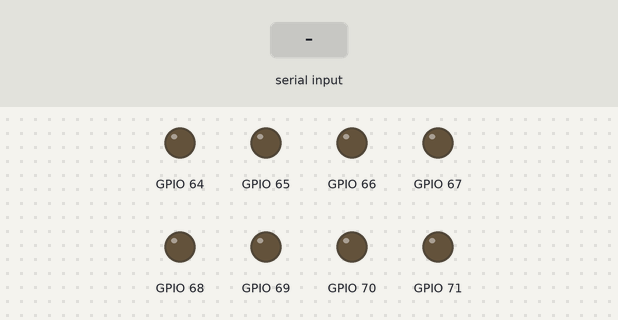
This program was run on a simulated ESP32. Parts: output pins drawn as LEDs (lit = HIGH). Dashed ring = blinking. The test bench sets the inputs (shaded band). What the program prints to the serial monitor is not drawn.

Above: at 1.4 s.
1.5 s: "test\n" received over Serial
At 3.9 s:
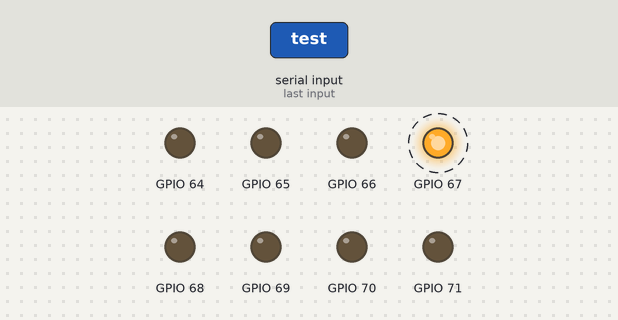
At 6.4 s:
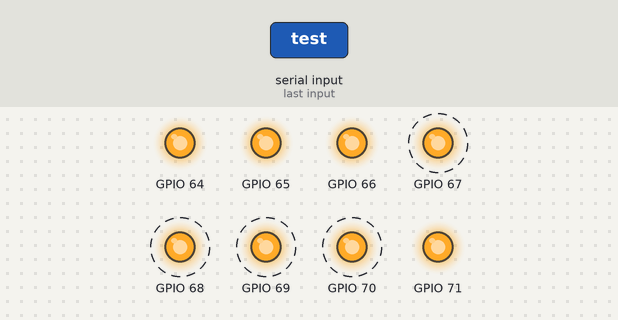
12.0 s: "o\n" received over Serial
At 12.9 s:
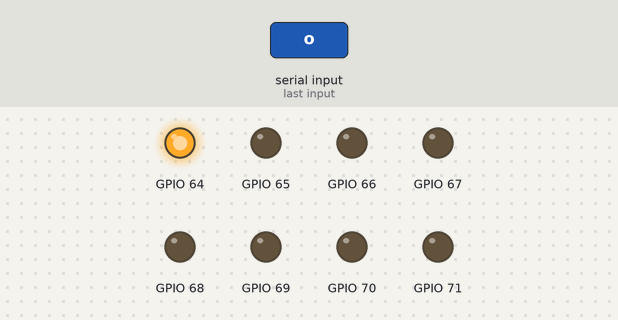
Timing chart, 0 to 16.0 s (numbered marks = the images above; inputs shaded):
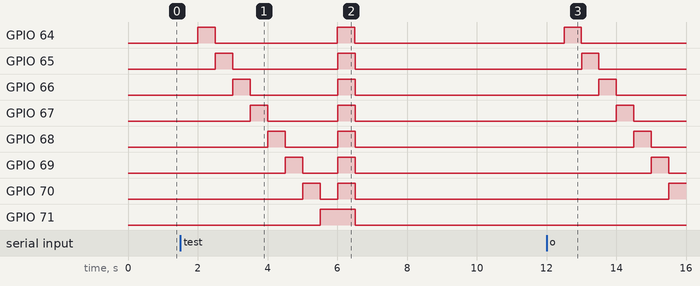

Measured:
- after the input at 1.5 s, GPIO 64: alternates HIGH for 0.50 s and LOW for 3.5 s, starting after 0.50 s; GPIO 65: alternates HIGH for 0.50 s and LOW for 3.0 s, 4 changes in all, then stays LOW, starting after 1.0 s
- after the input at 12.0 s, GPIO 64: LOW → HIGH after 0.50 s, → LOW 0.50 s later; GPIO 65: LOW → HIGH after 1.0 s, → LOW 0.50 s later; GPIO 66: LOW → HIGH after 1.5 s, → LOW 0.50 s later; GPIO 67: LOW → HIGH after 2.0 s, → LOW 0.50 s later; GPIO 68: LOW → HIGH after 2.5 s, → LOW 0.50 s later

The program:

main.cpp
```cpp
/*
  ESP32 + PCF8574 (Renzo Mischianti v2.3.7)
  - Leer todos los pines como ENTRADAS directas (1 = alto, 0 = bajo)
  - Probar salidas (enciende/apaga cada pin)
  - Sin interrupciones ni pull-ups
*/

#include <Arduino.h>
#include <Wire.h>
#include "PCF8574.h"

// ---------- Configuración I2C ----------
#define SDA_PIN   21
#define SCL_PIN   22
#define I2C_FREQ  100000
#define PCF_ADDR  0x26  // Ajusta según tu módulo (0x20–0x27 / 0x38–0x3F)

// Instancia
PCF8574 pcf(PCF_ADDR, SDA_PIN, SCL_PIN);

// ---------- Escáner I2C ----------
void i2cScan(TwoWire &bus) {
  Serial.println("\n--- Escáner I2C ---");
  uint8_t found = 0;
  for (uint8_t addr = 0x03; addr <= 0x77; addr++) {
    bus.beginTransmission(addr);
    uint8_t err = bus.endTransmission();
    if (err == 0) {
      Serial.printf("  ✔ 0x%02X", addr);
      if ((addr >= 0x20 && addr <= 0x27) || (addr >= 0x38 && addr <= 0x3F))
        Serial.print("  (posible PCF8574/8574A)");
      Serial.println();
      found++;
    }
    delay(2);
  }
  if (!found) Serial.println("  (sin dispositivos)");
  Serial.println("--------------------\n");
}

// ---------- Empaquetar p0..p7 ----------
uint8_t pack(const PCF8574::DigitalInput &in) {
  uint8_t b = 0;
  b |= (in.p0 ? 1 : 0) << 0;
  b |= (in.p1 ? 1 : 0) << 1;
  b |= (in.p2 ? 1 : 0) << 2;
  b |= (in.p3 ? 1 : 0) << 3;
  b |= (in.p4 ? 1 : 0) << 4;
  b |= (in.p5 ? 1 : 0) << 5;
  b |= (in.p6 ? 1 : 0) << 6;
  b |= (in.p7 ? 1 : 0) << 7;
  return b;
}

// ---------- Prueba de entradas ----------
void testInputs() {
  if (Serial.available()) {
    char c = Serial.read();
    if (c == 's' || c == 'S') i2cScan(Wire);
  }

  static uint8_t last = 0xFF;
  PCF8574::DigitalInput in = pcf.digitalReadAll();
  uint8_t now = pack(in);

  if (now != last) {
    Serial.print("Cambio P7..P0: ");
    for (int i = 7; i >= 0; i--) Serial.print((now >> i) & 0x01);
    Serial.println();

    // Detalle por pin (1=alto, 0=bajo)
    const uint8_t vals[8] = {in.p0,in.p1,in.p2,in.p3,in.p4,in.p5,in.p6,in.p7};
    for (uint8_t i = 0; i < 8; i++) {
      Serial.printf("  P%u -> %s\n", i, vals[i] ? "ALTO (1)" : "BAJO (0)");
    }
    Serial.println();

    last = now;
  }

  delay(20);
}

// ---------- Prueba de salidas ----------
void testOutputs(uint16_t delay_ms = 500) {
  Serial.println("\nIniciando prueba de SALIDAS...");

  // Configurar todos como salidas
  for (uint8_t pin = 0; pin < 8; pin++) {
    pcf.pinMode(pin, OUTPUT);
    pcf.digitalWrite(pin, LOW);
  }

  delay(500);

  // Encender cada pin uno por uno
  for (uint8_t pin = 0; pin < 8; pin++) {
    Serial.printf("Activando P%u -> HIGH\n", pin);
    pcf.digitalWrite(pin, HIGH);
    delay(delay_ms);
    pcf.digitalWrite(pin, LOW);
  }

  // Encender todos simultáneamente
  Serial.println("Encendiendo TODOS los pines...");
  for (uint8_t pin = 0; pin < 8; pin++) {
    pcf.digitalWrite(pin, HIGH);
  }
  delay(delay_ms);

  // Apagar todos
  Serial.println("Apagando TODOS los pines...");
  for (uint8_t pin = 0; pin < 8; pin++) {
    pcf.digitalWrite(pin, LOW);
  }

  Serial.println("✅ Prueba de salidas finalizada.\n");
}

void setup() {
  Serial.begin(115200);
  while (!Serial) {}
  Serial.println("\nESP32 + PCF8574 (entradas/salidas)");

  Wire.begin(SDA_PIN, SCL_PIN);
  Wire.setClock(I2C_FREQ);
  i2cScan(Wire);

    // ✅ CLAVE: configura pines ANTES de begin()
  // Por defecto todos como ENTRADA (sin pull-up, como pediste)
  for (uint8_t pin = 0; pin < 8; pin++) {
    pcf.pinMode(pin, INPUT);
  }

  Serial.print("Init PCF8574... ");
  if (pcf.begin()) Serial.println("OK");
  else { Serial.println("KO");
     while (true) delay(100);
     }

  Serial.println("\nPresiona:");
  Serial.println("  help           → ver comandos");
  Serial.println("  read | i       → leer pines P7..P0");
  Serial.println("  test | o       → prueba secuencial de salidas");
  Serial.println("  scan | s       → escanear I2C");
  Serial.println("  on N / off N   → activar/desactivar pin N (0..7)");
  Serial.println("  toggle N       → alternar pin N");
  Serial.println("  in N           → poner pin N como ENTRADA");
  Serial.println("  all on | off   → todos HIGH/LOW");
  Serial.println("  Atajos: aN, dN, tN, rN\n");
}

void loop() {
  // Intérprete sencillo de comandos por Serial
  static String cmd;
  while (Serial.available()) {
    char ch = Serial.read();
    if (ch == '\r') continue;  // ignora CR
    if (ch == '\n') {
      cmd.trim();
      if (cmd.length()) {
        String low = cmd; low.toLowerCase();

        // Comandos de una palabra
        if (low == "help" || low == "ayuda" || low == "h") {
          Serial.println("\nComandos:");
          Serial.println("  on N      -> Pn alto (0..7)");
          Serial.println("  off N     -> Pn bajo (0..7)");
          Serial.println("  toggle N  -> alterna Pn");
          Serial.println("  in N      -> Pn como ENTRADA");
          Serial.println("  all on    -> todos alto");
          Serial.println("  all off   -> todos bajo");
          Serial.println("  scan      -> escanear I2C");
          Serial.println("  test      -> prueba secuencial de salidas");
          Serial.println("  read      -> leer pines P7..P0\n");
        } else if (low == "scan" || low == "s") {
          i2cScan(Wire);
        } else if (low == "test" || low == "o") {
          testOutputs(500);
        } else if (low == "read" || low == "i") {
          // Lectura rápida del estado de entradas
          PCF8574::DigitalInput in = pcf.digitalReadAll();
          uint8_t now = pack(in);
          Serial.print("P7..P0: ");
          for (int i = 7; i >= 0; i--) Serial.print((now >> i) & 0x01);
          Serial.println();
        } else {
          // Comandos con parámetros
          // Soporta: on N, off N, toggle N, in N, all on, all off
          int spaceIdx = low.indexOf(' ');
          String a = (spaceIdx == -1) ? low : low.substring(0, spaceIdx);
          String b = (spaceIdx == -1) ? "" : low.substring(spaceIdx + 1);

          auto parsePin = [](const String &s) -> int {
            String t = s; t.trim();
            if (!t.length()) return -1;
            for (size_t i = 0; i < t.length(); ++i) if (!isDigit(t[i])) return -1;
            long v = t.toInt();
            if (v < 0 || v > 7) return -1;
            return (int)v;
          };

          bool handled = false;
          if ((a == "all" || a == "todos") && (b == "on" || b == "off")) {
            for (uint8_t pin = 0; pin < 8; pin++) {
              pcf.pinMode(pin, OUTPUT);
              pcf.digitalWrite(pin, (b == "on") ? HIGH : LOW);
            }
            Serial.printf("OK: todos -> %s\n", (b == "on") ? "HIGH" : "LOW");
            handled = true;
          } else if (a == "on" || a == "off" || a == "toggle" || a == "in") {
            int pin = parsePin(b);
            if (pin < 0) {
              Serial.println("Error: especifica pin 0..7 (ej: 'on 3')");
              handled = true; // ya respondió con error
            } else {
              if (a == "in") {
                pcf.pinMode((uint8_t)pin, INPUT);
                Serial.printf("OK: P%u -> INPUT\n", (uint8_t)pin);
              } else if (a == "toggle") {
                // Leer estado actual via digitalRead (como salida)
                // No hay lectura directa del latch, se asume modo OUTPUT y se invierte
                pcf.pinMode((uint8_t)pin, OUTPUT);
                // Intento de lectura del bus para estimar estado
                PCF8574::DigitalInput in = pcf.digitalReadAll();
                uint8_t now = ((pack(in) >> pin) & 0x01);
                uint8_t next = now ? LOW : HIGH;
                pcf.digitalWrite((uint8_t)pin, next);
                Serial.printf("OK: P%u -> %s\n", (uint8_t)pin, next == HIGH ? "HIGH" : "LOW");
              } else {
                pcf.pinMode((uint8_t)pin, OUTPUT);
                pcf.digitalWrite((uint8_t)pin, (a == "on") ? HIGH : LOW);
                Serial.printf("OK: P%u -> %s\n", (uint8_t)pin, (a == "on") ? "HIGH" : "LOW");
              }
              handled = true;
            }
          }

          if (!handled) {
            // Atajos: aN (activa), dN (desactiva), tN (toggle), rN (input)
            if (low.length() >= 2) {
              char op = low[0];
              String rest = low.substring(1); rest.trim();
              int pin = parsePin(rest);
              if (pin >= 0) {
                if (op == 'a') { pcf.pinMode((uint8_t)pin, OUTPUT); pcf.digitalWrite((uint8_t)pin, HIGH); Serial.printf("OK: P%u -> HIGH\n", (uint8_t)pin); }
                else if (op == 'd') { pcf.pinMode((uint8_t)pin, OUTPUT); pcf.digitalWrite((uint8_t)pin, LOW);  Serial.printf("OK: P%u -> LOW\n",  (uint8_t)pin); }
                else if (op == 't') {
                  pcf.pinMode((uint8_t)pin, OUTPUT);
                  PCF8574::DigitalInput in = pcf.digitalReadAll();
                  uint8_t now = ((pack(in) >> pin) & 0x01);
                  uint8_t next = now ? LOW : HIGH;
                  pcf.digitalWrite((uint8_t)pin, next);
                  Serial.printf("OK: P%u -> %s\n", (uint8_t)pin, next == HIGH ? "HIGH" : "LOW");
                }
                else if (op == 'r') { pcf.pinMode((uint8_t)pin, INPUT); Serial.printf("OK: P%u -> INPUT\n", (uint8_t)pin); }
                else { Serial.println("Comando desconocido. Escribe 'help'."); }
                handled = true;
              }
            }

            if (!handled) {
              Serial.println("Comando no reconocido. Escribe 'help'.");
            }
          }
        }
      }
      cmd = ""; // limpia buffer
    } else {
      cmd += ch;
    }
  }
}
```
